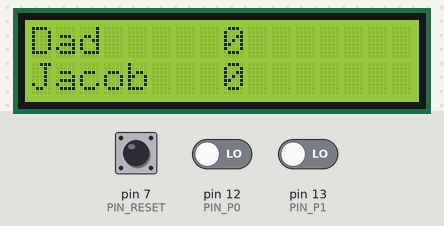
Recording of a sketch running on a simulated Arduino Uno, built with avr-gcc and run on an emulated ATmega328P. Shown: 16×2 character LCD. Inputs (shaded band) come from the test bench; at power-on: pin 7 (PIN_RESET) LOW, pin 12 (PIN_P0) LOW, pin 13 (PIN_P1) LOW.

Above: at 1.2 s.
1.3 s: pin 7 (PIN_RESET) pulled HIGH for 0.15 s
At 2.5 s:
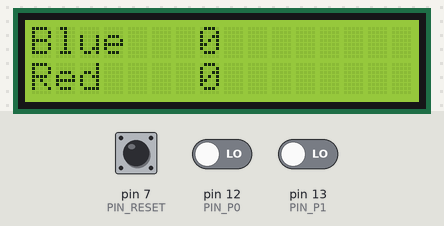
2.9 s: pin 12 (PIN_P0) driven HIGH
At 3.6 s:
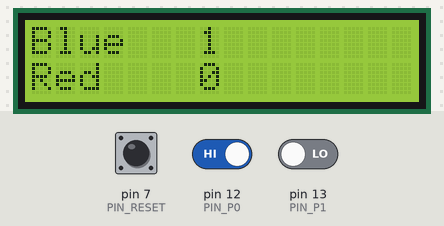
4.4 s: pin 13 (PIN_P1) driven HIGH
At 4.7 s:
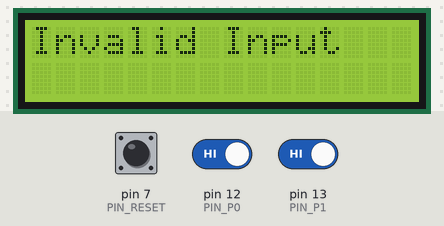
7.4 s: pin 13 (PIN_P1) driven LOW
9.0 s: pin 7 (PIN_RESET) pulled HIGH for 1 s
Timing chart, 0 to 12.0 s (numbered marks = the images above; inputs shaded):
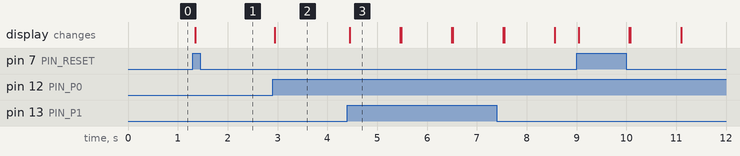

The sketch:

score_keeper.ino
```cpp
#include <Wire.h>
#include <LiquidCrystal_I2C.h>
#include <stdarg.h>

LiquidCrystal_I2C lcd(0x27,16,2);

const int PIN_RESET = 7;
const int PIN_P0    = 12;
const int PIN_P1    = 13;

const char *PLAYER_P0_NAMES[2] = {"Dad  ", "Blue"};
const char *PLAYER_P1_NAMES[2] = {"Jacob", "Red "};

const int MAX_SCORE = 10;
const unsigned long DEBOUNCE_THRESHOLD = 30;

struct Button {
  int pin;
  bool state;              // debounced level (HIGH == pressed with pulldown wiring)
  bool stateChanged;       // latched on a debounced transition
  unsigned long lastChangeMs; // time of last raw flip
  bool lastRaw;            // last instantaneous read
};

Button buttons[3] = {
  {PIN_RESET, false, false, 0, false},
  {PIN_P0,    false, false, 0, false},
  {PIN_P1,    false, false, 0, false}
};

int  scores[2] = {0, 0};
bool gameOver  = false;
int playerNameIndex = 0;

void lcdPrintf(const char *fmt, ...) {
  char buf[32];
  va_list args;
  va_start(args, fmt);
  vsnprintf(buf, sizeof(buf), fmt, args);
  va_end(args);
  lcd.print(buf);
}

void print_scores() {
  lcd.setCursor(0,0);
  lcdPrintf("%s %3d", PLAYER_P0_NAMES[playerNameIndex], scores[0]);
  lcd.setCursor(0,1);
  lcdPrintf("%s %3d",  PLAYER_P1_NAMES[playerNameIndex], scores[1]);
}

void print_winner() {
  lcd.clear();
  const char *winner = (scores[0] >= MAX_SCORE) ? PLAYER_P0_NAMES[playerNameIndex] : PLAYER_P1_NAMES[playerNameIndex];
  lcdPrintf("%s is the", winner);
  lcd.setCursor(0,1);
  lcdPrintf("winner!!!");
}

void print_invalid_input_error() {
  lcd.clear();
  lcd.print(F("Invalid Input"));
  delay(1000);
  lcd.clear();
  print_scores();
}

void setup() {
  lcd.init();
  lcd.backlight();

  pinMode(PIN_RESET, INPUT);
  pinMode(PIN_P0,    INPUT);
  pinMode(PIN_P1,    INPUT);

  // Initialize debouncer state from hardware
  unsigned long now = millis();
  for (int i = 0; i < 3; ++i) {
    bool raw = (digitalRead(buttons[i].pin) != 0);
    buttons[i].state = raw;
    buttons[i].lastRaw = raw;
    buttons[i].stateChanged = false;
    buttons[i].lastChangeMs = now;
  }

  print_scores();
}

int count_pressed_buttons() {
  return (buttons[0].state ? 1:0) + (buttons[1].state ? 1:0) + (buttons[2].state ? 1:0);
}


void debounce_read(Button &b) {
  bool raw = (digitalRead(b.pin) != 0);
  unsigned long t = millis();

  if (raw != b.lastRaw) {
    b.lastRaw = raw;
    b.lastChangeMs = t;
  }

  if ((t - b.lastChangeMs) >= DEBOUNCE_THRESHOLD) {
    if (raw != b.state) {
      b.state = raw;
      b.stateChanged = true;  // edge (debounced)
    }
  }
}

void reset_scores() {
  if (scores[0] == 0 && scores[1] == 0) // overload reset button and use it to change player names
    playerNameIndex = (playerNameIndex + 1) % 2;

  scores[0] = scores[1] = 0;
  gameOver = false;
  lcd.clear();
  print_scores();
}

void loop() {
  // Update all debouncers
  for (int i = 0; i < 3; ++i) {
    buttons[i].stateChanged = false;
    debounce_read(buttons[i]);
  }

  // only allow 1 button to be pressed at a time
  if (count_pressed_buttons() > 1) {
    print_invalid_input_error();
    return;
  }

  // Handle debounced press edges only
  for (int i = 0; i < 3; ++i) {
    if (!buttons[i].stateChanged) continue;
    if (!buttons[i].state) continue;

    if (i == 0) {           // RESET button
      reset_scores();
      return;               // avoid scores[i-1] paths
    }

    if (gameOver) return;

    int p = i - 1;          // 0 for P0, 1 for P1
    if (scores[p] < MAX_SCORE) {
      scores[p]++;
      print_scores();
    }
    if (scores[p] >= MAX_SCORE) {
      gameOver = true;
      print_winner();
      return;
    }
  }
}
```

Measured:
- after the input at 1.3 s, the display: changes after 0.05 s (image 1)
- after the input at 2.9 s, the display: changes after 0.05 s (image 2)
- after the input at 4.4 s, the display: changes at once (image 3)
- what the display in image 3 shows lasts 1.1 s, from 4.4 s to 5.5 s
